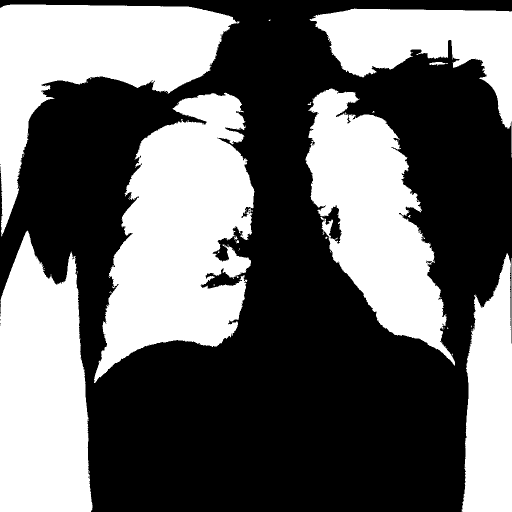
%> input picture Binary/1_1.png, 1024 x 1024 px (shown at 1/2 size)
$ octave fill.m   (GNU Octave 9; MATLAB toolbox functions it lacks are replaced by stand-ins)
%> lines starting %> are read from the running program, lines starting %| are printed output that depends on the picture; in (x1, y1, x2, y2) boxes, pixels count from 0 and x2, y2 are one past the last pixel; in counts of white or black regions, pixels touching at a corner belong together; the program's own positions count from 1
bw=imread('1_1.png');
%> bw: size 1024x1024 logical; 41.9% white; 32 white regions (21 under 20 px), largest, box (x1, y1, x2, y2) and area: (188, 185, 509, 766) 111912, (0, 461, 185, 1024) 83036, (0, 9, 479, 473) 81287
croppedImage = bw(110:750, 100:940);
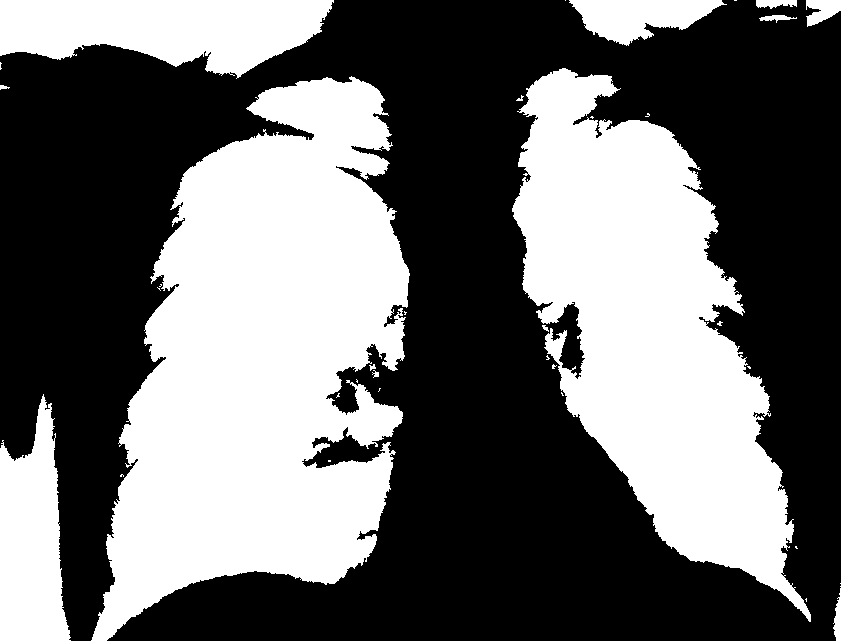
%> croppedImage: size 641x841 logical; 42.1% white; 36 white regions (22 under 20 px), largest, box (x1, y1, x2, y2) and area: (91, 76, 410, 641) 111785, (512, 68, 811, 622) 79187, (0, 0, 334, 79) 18144
bw2=bwareafilt(croppedImage,2);
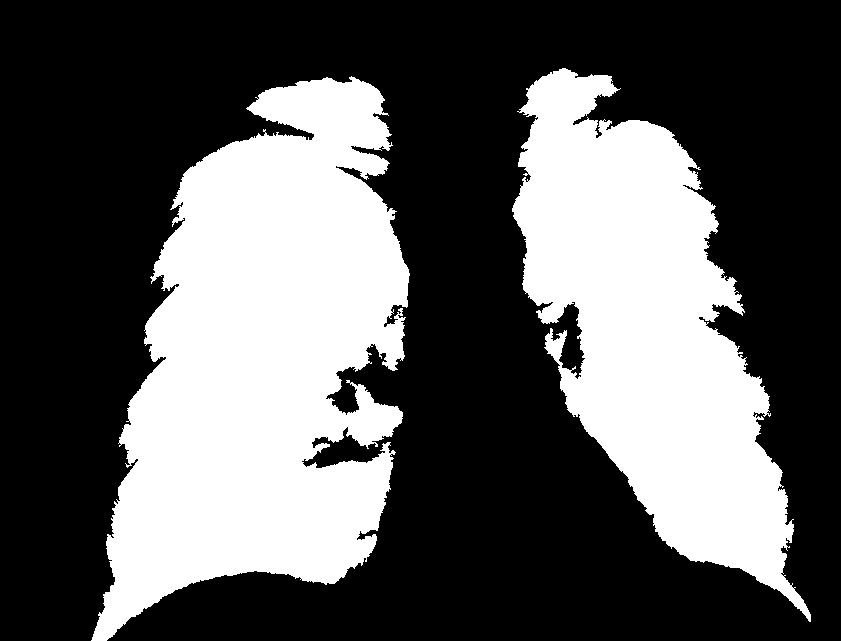
%> bw2: size 641x841 logical; 35.4% white; 2 white regions, box (x1, y1, x2, y2) and area: (91, 76, 410, 641) 111785, (512, 68, 811, 622) 79187
%imshow(bw2);
%croppedImage = bw2();
imshow(bw2);

$ run again, with Binary/137_1.png copied over Binary/1_1.png
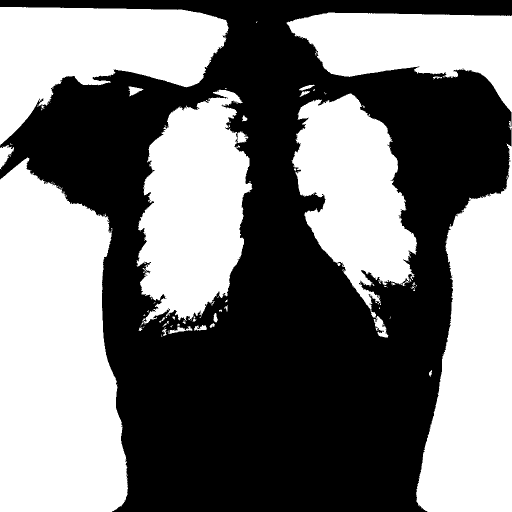
%> input picture Binary/137_1.png, 1024 x 1024 px (shown at 1/2 size)
%> bw: size 1024x1024 logical; 47.5% white; 71 white regions (43 under 20 px), largest, box (x1, y1, x2, y2) and area: (0, 314, 256, 1024) 145551, (572, 25, 1024, 1024) 141374, (273, 179, 505, 653) 73845
%> `croppedImage = bw(110:750, 100:940);`:
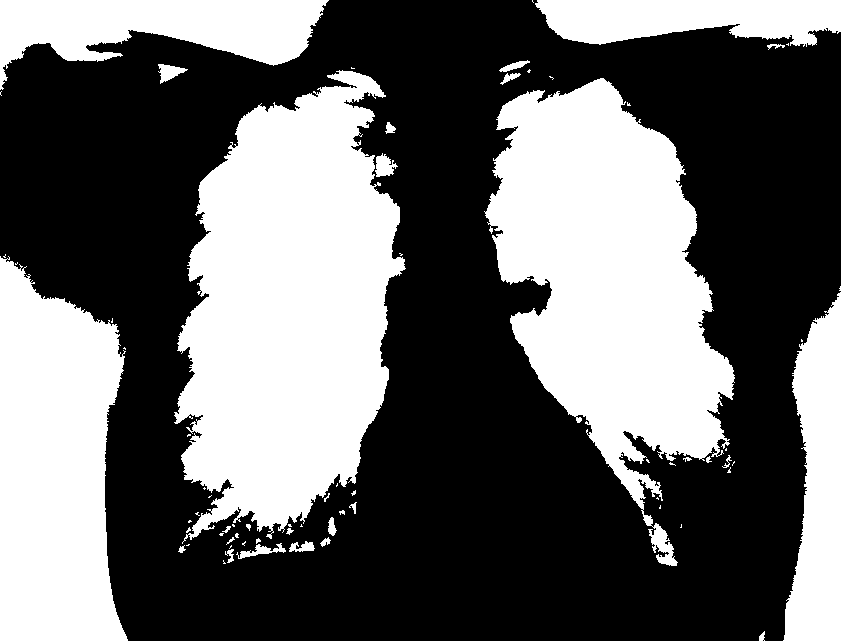
%> croppedImage: size 641x841 logical; 40.8% white; 69 white regions (41 under 20 px), largest, box (x1, y1, x2, y2) and area: (174, 70, 406, 544) 73845, (484, 78, 735, 566) 64393, (0, 256, 128, 641) 38726
%> `bw2=bwareafilt(croppedImage,2);`:
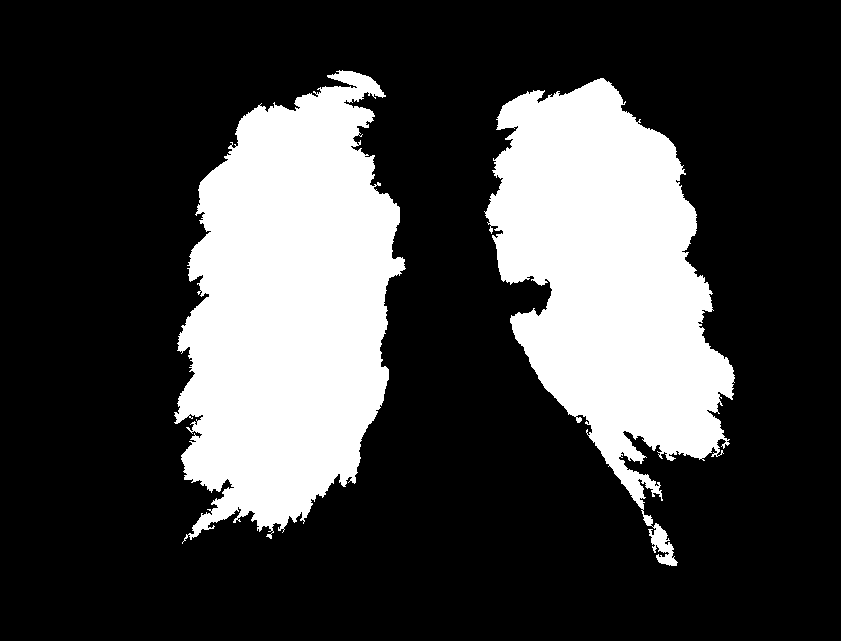
%> bw2: size 641x841 logical; 25.6% white; 2 white regions, box (x1, y1, x2, y2) and area: (174, 70, 406, 544) 73845, (484, 78, 735, 566) 64393

$ run again, with Binary/190_1.png copied over Binary/1_1.png
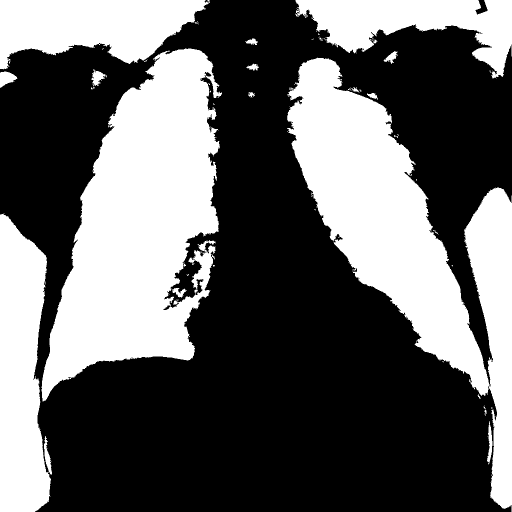
%> input picture Binary/190_1.png, 1024 x 1024 px (shown at 1/2 size)
%> bw: size 1024x1024 logical; 38.9% white; 55 white regions (34 under 20 px), largest, box (x1, y1, x2, y2) and area: (83, 97, 444, 803) 145463, (574, 115, 1024, 1024) 140923, (0, 427, 102, 1024) 47116
%> `croppedImage = bw(110:750, 100:940);`:
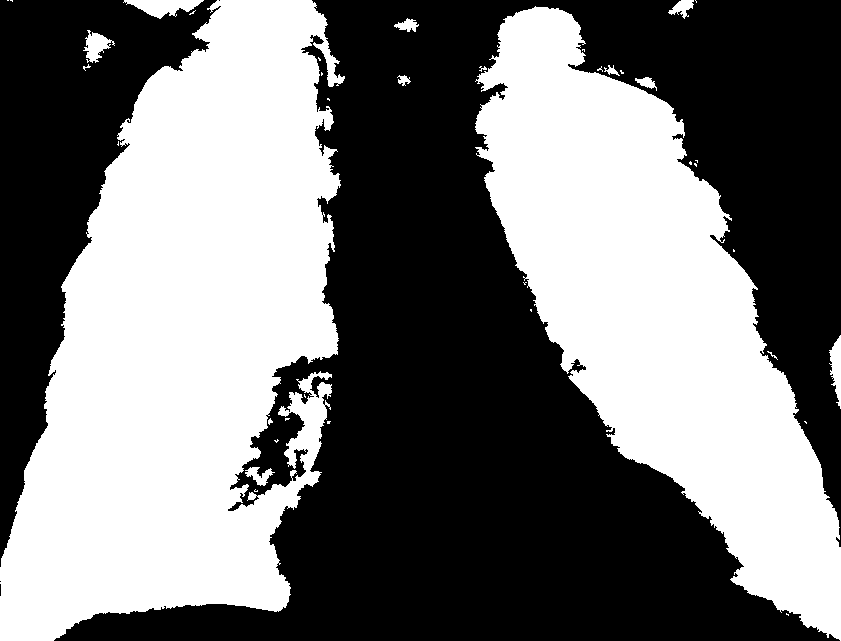
%> croppedImage: size 641x841 logical; 46.3% white; 39 white regions (25 under 20 px), largest, box (x1, y1, x2, y2) and area: (0, 0, 345, 641) 143018, (475, 6, 841, 641) 103372, (123, 0, 204, 19) 846
%> `bw2=bwareafilt(croppedImage,2);`:
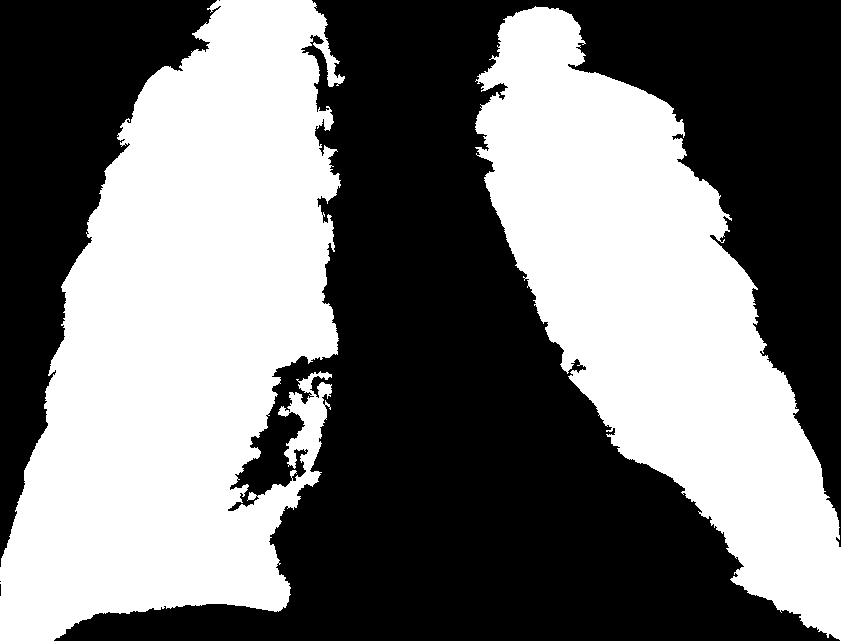
%> bw2: size 641x841 logical; 45.7% white; 2 white regions, box (x1, y1, x2, y2) and area: (0, 0, 345, 641) 143018, (475, 6, 841, 641) 103372

$ run again, with Binary/30_1.png copied over Binary/1_1.png
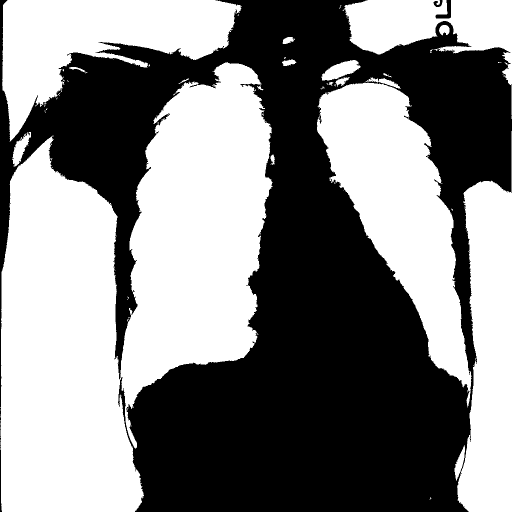
%> input picture Binary/30_1.png, 1024 x 1024 px (shown at 1/2 size)
%> bw: size 1024x1024 logical; 51.6% white; 3 black regions, box (x1, y1, x2, y2) and area: (0, 0, 1024, 1024) 506382, (871, 0, 902, 37) 472, (867, 0, 885, 14) 145
%> `croppedImage = bw(110:750, 100:940);`:
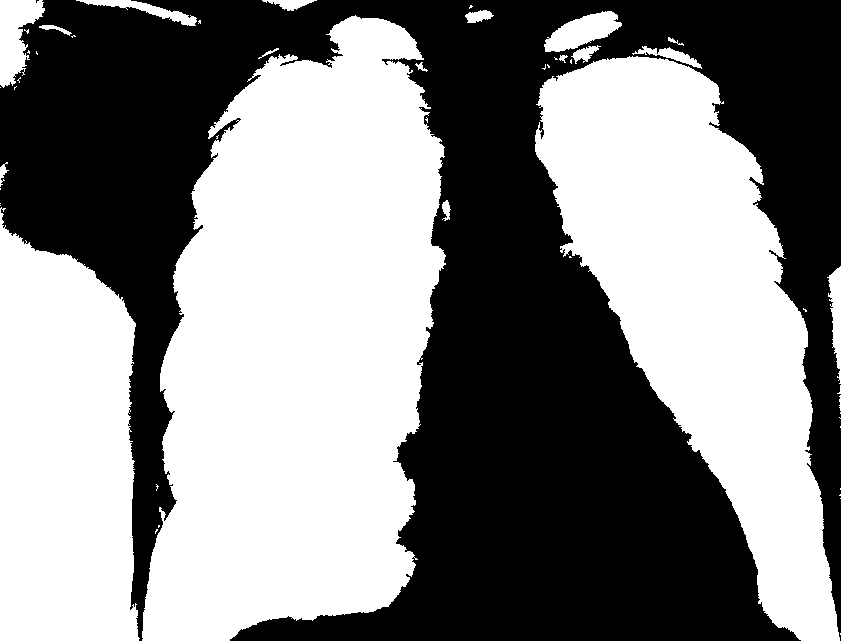
%> croppedImage: size 641x841 logical; 52.3% white; 2 black regions (1 under 20 px), largest, box (x1, y1, x2, y2) and area: (0, 0, 841, 641) 257387
%> `bw2=bwareafilt(croppedImage,2);`:
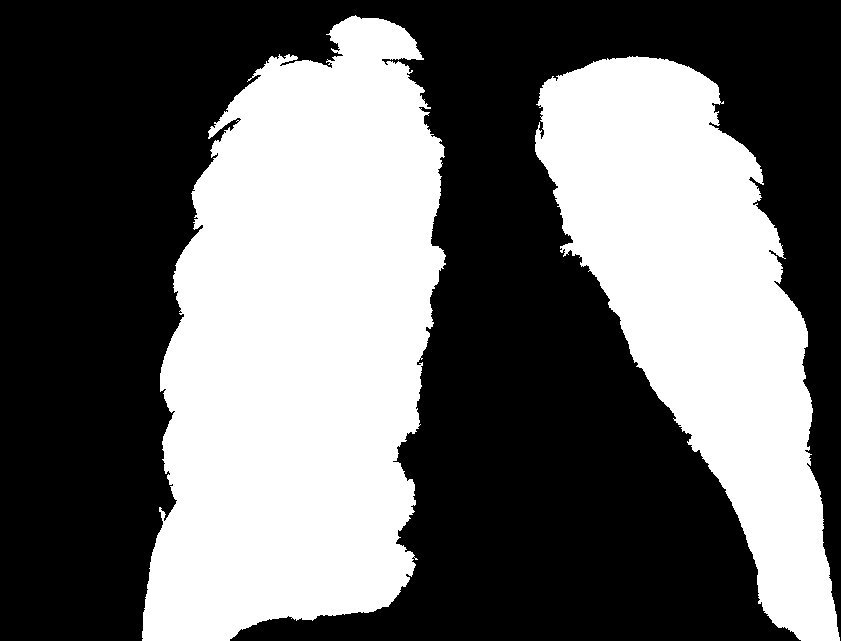
%> bw2: size 641x841 logical; 41.5% white; 2 white regions, box (x1, y1, x2, y2) and area: (142, 15, 446, 641) 138706, (535, 56, 840, 641) 84794
